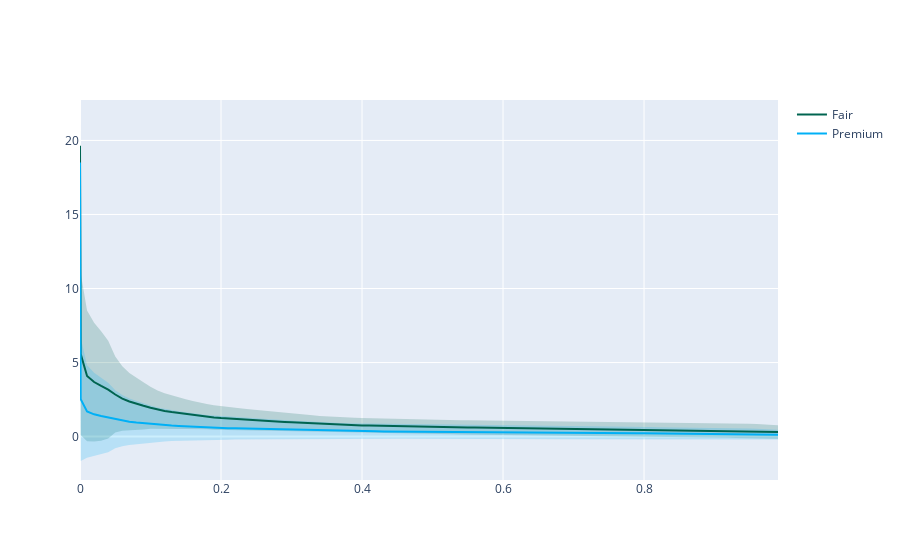

Here is the notebook cell this chart was saved with:
### Code cell
import plotly.graph_objects as go
import numpy as np

df_1 = df_g[df_g['filter']=="No Ans"]
df_2 = df_g[df_g['filter']!="No Ans"]

x = list(df_1.conf)
x_rev = x[::-1]

# Line 1
y1 = df_1['mean']
y1_std = df_1['std']
y1_upper = (y1+y1_std).to_list()
y1_lower = y1-y1_std
y1_lower = y1_lower[::-1]

y1_lower = y1_lower.to_list()
y1 = y1.to_list()

# Line 2
y2 = df_2['mean']
y2_std = df_2['std']
y2_upper = y2-y2_std
y2_lower = y2+y2_std
y2_lower = y2_lower[::-1]

# to list
y2_lower = y2_lower.to_list()
y2 = y2.to_list()
y2_upper = y2_upper.to_list()

fig = go.Figure()

fig.add_trace(go.Scatter(
    x=x+x_rev,
    y=y1_upper+y1_lower,
    fill='toself',
    fillcolor='rgba(0,100,80,0.2)',
    line_color='rgba(255,255,255,0)',
    showlegend=False,
    name='Fair',
))
fig.add_trace(go.Scatter(
    x=x+x_rev,
    y=y2_upper+y2_lower,
    fill='toself',
    fillcolor='rgba(0,176,246,0.2)',
    line_color='rgba(255,255,255,0)',
    name='Premium',
    showlegend=False,
))

fig.add_trace(go.Scatter(
    x=x, y=y1,
    line_color='rgb(0,100,80)',
    name='Fair',
))
fig.add_trace(go.Scatter(
    x=x, y=y2,
    line_color='rgb(0,176,246)',
    name='Premium',
))

fig.update_traces(mode='lines')
fig.show()
